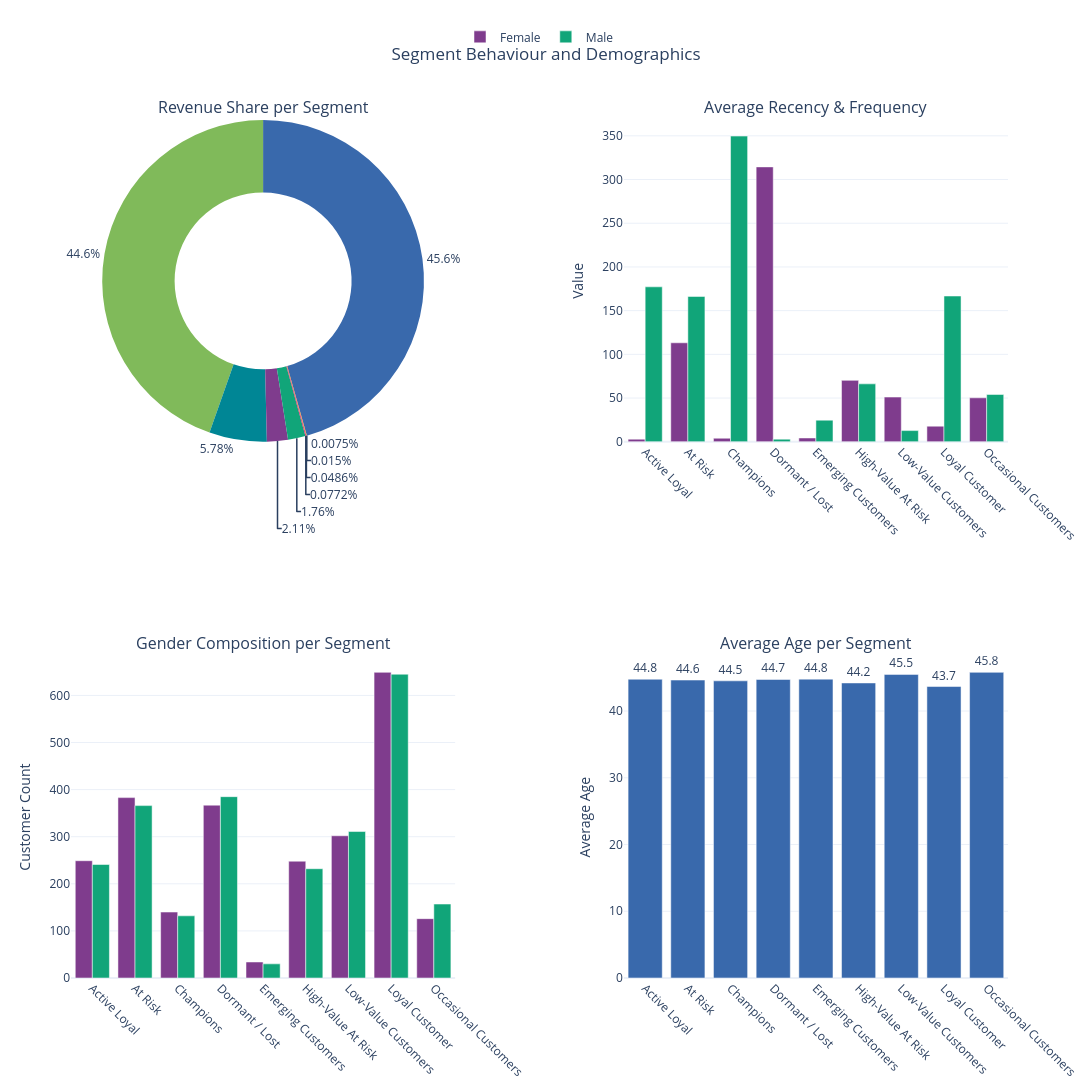

Notebook code for this chart:
### Code cell
import pandas as pd
import numpy as np
import plotly.express as px
import plotly.graph_objects as go
from plotly.subplots import make_subplots

# 1. Prepare segment profile data
seg_profile = (
    modelling_data
    .groupby("Segment")
    .agg(
        Recency=("Recency", "mean"),
        Frequency=("Frequency", "mean"),
        Monetary=("Monetary", "mean"),
        Age=("Age", "mean")
    )
    .reset_index()
)

# 2. Calculate total monetary value per segment
rev_by_seg = (
    modelling_data
    .groupby("Segment")["Monetary"]
    .sum()
    .reset_index()
)

# 3. Calculate gender composition per segment
gender_seg = (
    modelling_data
    .groupby(["Segment", "CustGender"])
    .size()
    .reset_index(name="Count")
)

# 4. Create dashboard
fig = make_subplots(
    rows=2,
    cols=2,
    specs=[
        [{"type": "domain"}, {"type": "xy"}],
        [{"type": "xy"}, {"type": "xy"}]
    ],
    subplot_titles=(
        "Revenue Share per Segment",
        "Average Recency & Frequency",
        "Gender Composition per Segment",
        "Average Age per Segment"
    ),
    horizontal_spacing=0.18,
    vertical_spacing=0.25
)

# --------------------------------------------------
# Revenue Share Donut Chart
# --------------------------------------------------
fig.add_trace(
    go.Pie(
        labels=rev_by_seg["Segment"],
        values=rev_by_seg["Monetary"],
        hole=0.55,
        textinfo="percent",
        textposition="outside",
        marker=dict(colors=px.colors.qualitative.Bold),
        showlegend=False
    ),
    row=1,
    col=1
)

# --------------------------------------------------
# Recency
# --------------------------------------------------
fig.add_trace(
    go.Bar(
        x=seg_profile["Segment"],
        y=seg_profile["Recency"],
        name="Avg Recency",
        marker_color=px.colors.qualitative.Bold[0],
        showlegend=False
    ),
    row=1,
    col=2
)

# --------------------------------------------------
# Frequency
# --------------------------------------------------
fig.add_trace(
    go.Bar(
        x=seg_profile["Segment"],
        y=seg_profile["Frequency"],
        name="Avg Frequency",
        marker_color=px.colors.qualitative.Bold[1],
        showlegend=False
    ),
    row=1,
    col=2
)

# --------------------------------------------------
# Gender Composition
# --------------------------------------------------
for i, gender in enumerate(gender_seg["CustGender"].unique()):

    sub = gender_seg[
        gender_seg["CustGender"] == gender
    ]

    fig.add_trace(
        go.Bar(
            x=sub["Segment"],
            y=sub["Count"],
            name=str(gender),
            marker_color=px.colors.qualitative.Bold[
                i % len(px.colors.qualitative.Bold)
            ]
        ),
        row=2,
        col=1
    )

# --------------------------------------------------
# Average Age
# --------------------------------------------------
fig.add_trace(
    go.Bar(
        x=seg_profile["Segment"],
        y=seg_profile["Age"],
        text=seg_profile["Age"].round(1),
        textposition="outside",
        marker_color=px.colors.qualitative.Bold[2],
        name="Average Age",
        showlegend=False
    ),
    row=2,
    col=2
)

# --------------------------------------------------
# Layout Improvements
# --------------------------------------------------
fig.update_layout(
    title={
        "text": "Segment Behaviour and Demographics",
        "x": 0.5
    },
    width=1400,
    height=1200,
    barmode="group",
    template="plotly_white",
    margin=dict(
        l=50,
        r=50,
        t=120,
        b=100
    ),
    legend=dict(
        orientation="h",
        yanchor="bottom",
        y=1.08,
        xanchor="center",
        x=0.5,
        font=dict(size=12)
    )
)

# Rotate labels for readability
fig.update_xaxes(
    tickangle=45,
    automargin=True
)

# Add axis titles
fig.update_yaxes(
    title_text="Value",
    row=1,
    col=2
)

fig.update_yaxes(
    title_text="Customer Count",
    row=2,
    col=1
)

fig.update_yaxes(
    title_text="Average Age",
    row=2,
    col=2
)

# Display dashboard
fig.show()

### Figure 1 — Plotly figure (JSON) as saved in the notebook; plotly's stock layout.template omitted (floating-point values rounded to 4 significant figures)
{"data": [{"domain": {"x": [0, 0.41], "y": [0.625, 1]}, "hole": 0.55, "labels": ["Active Loyal", "At Risk", "Champions", "Dormant / Lost", "Emerging Customers", "High-Value At Risk", "Low-Value Customers", "Loyal Customer", "Occasional Customers"], "marker": {"colors": ["rgb(127, 60, 141)", "rgb(17, 165, 121)", "rgb(57, 105, 172)", "rgb(242, 183, 1)", "rgb(231, 63, 116)", "rgb(128, 186, 90)", "rgb(230, 131, 16)", "rgb(0, 134, 149)", "rgb(207, 28, 144)", "rgb(249, 123, 114)", "rgb(165, 170, 153)"]}, "showlegend": false, "textinfo": "percent", "textposition": "outside", "type": "pie", "values": [50870000.0, 42390000.0, 1101000000.0, 361400.0, 181000.0, 1076000000.0, 1172000.0, 139400000.0, 1863000.0]}, {"marker": {"color": "rgb(127, 60, 141)"}, "name": "Avg Recency", "showlegend": false, "type": "bar", "x": ["Active Loyal", "At Risk", "Champions", "Dormant / Lost", "Emerging Customers", "High-Value At Risk", "Low-Value Customers", "Loyal Customer", "Occasional Customers"], "xaxis": "x", "y": [2.973, 113.2, 4.033, 314.5, 4.312, 70.23, 51.11, 17.84, 50.26], "yaxis": "y"}, {"marker": {"color": "rgb(17, 165, 121)"}, "name": "Avg Frequency", "showlegend": false, "type": "bar", "x": ["Active Loyal", "At Risk", "Champions", "Dormant / Lost", "Emerging Customers", "High-Value At Risk", "Low-Value Customers", "Loyal Customer", "Occasional Customers"], "xaxis": "x", "y": [177.2, 166.2, 349.7, 2.968, 24.69, 66.22, 12.78, 166.7, 54.08], "yaxis": "y"}, {"marker": {"color": "rgb(127, 60, 141)"}, "name": "Female", "type": "bar", "x": ["Active Loyal", "At Risk", "Champions", "Dormant / Lost", "Emerging Customers", "High-Value At Risk", "Low-Value Customers", "Loyal Customer", "Occasional Customers"], "xaxis": "x2", "y": [249, 383, 140, 367, 34, 248, 302, 649, 126], "yaxis": "y2"}, {"marker": {"color": "rgb(17, 165, 121)"}, "name": "Male", "type": "bar", "x": ["Active Loyal", "At Risk", "Champions", "Dormant / Lost", "Emerging Customers", "High-Value At Risk", "Low-Value Customers", "Loyal Customer", "Occasional Customers"], "xaxis": "x2", "y": [241, 366, 132, 385, 30, 232, 311, 645, 157], "yaxis": "y2"}, {"marker": {"color": "rgb(57, 105, 172)"}, "name": "Average Age", "showlegend": false, "text": [44.8, 44.6, 44.5, 44.7, 44.8, 44.2, 45.5, 43.7, 45.8], "textposition": "outside", "type": "bar", "x": ["Active Loyal", "At Risk", "Champions", "Dormant / Lost", "Emerging Customers", "High-Value At Risk", "Low-Value Customers", "Loyal Customer", "Occasional Customers"], "xaxis": "x3", "y": [44.76, 44.64, 44.52, 44.73, 44.78, 44.21, 45.49, 43.67, 45.8], "yaxis": "y3"}], "layout": {"annotations": [{"font": {"size": 16}, "showarrow": false, "text": "Revenue Share per Segment", "x": 0.205, "xanchor": "center", "xref": "paper", "y": 1, "yanchor": "bottom", "yref": "paper"}, {"font": {"size": 16}, "showarrow": false, "text": "Average Recency & Frequency", "x": 0.795, "xanchor": "center", "xref": "paper", "y": 1, "yanchor": "bottom", "yref": "paper"}, {"font": {"size": 16}, "showarrow": false, "text": "Gender Composition per Segment", "x": 0.205, "xanchor": "center", "xref": "paper", "y": 0.375, "yanchor": "bottom", "yref": "paper"}, {"font": {"size": 16}, "showarrow": false, "text": "Average Age per Segment", "x": 0.795, "xanchor": "center", "xref": "paper", "y": 0.375, "yanchor": "bottom", "yref": "paper"}], "barmode": "group", "height": 1200, "legend": {"font": {"size": 12}, "orientation": "h", "x": 0.5, "xanchor": "center", "y": 1.08, "yanchor": "bottom"}, "margin": {"b": 100, "l": 50, "r": 50, "t": 120}, "title": {"text": "Segment Behaviour and Demographics", "x": 0.5}, "width": 1400, "xaxis": {"anchor": "y", "automargin": true, "domain": [0.59, 1], "tickangle": 45}, "xaxis2": {"anchor": "y2", "automargin": true, "domain": [0, 0.41], "tickangle": 45}, "xaxis3": {"anchor": "y3", "automargin": true, "domain": [0.59, 1], "tickangle": 45}, "yaxis": {"anchor": "x", "domain": [0.625, 1], "title": {"text": "Value"}}, "yaxis2": {"anchor": "x2", "domain": [0, 0.375], "title": {"text": "Customer Count"}}, "yaxis3": {"anchor": "x3", "domain": [0, 0.375], "title": {"text": "Average Age"}}}}
